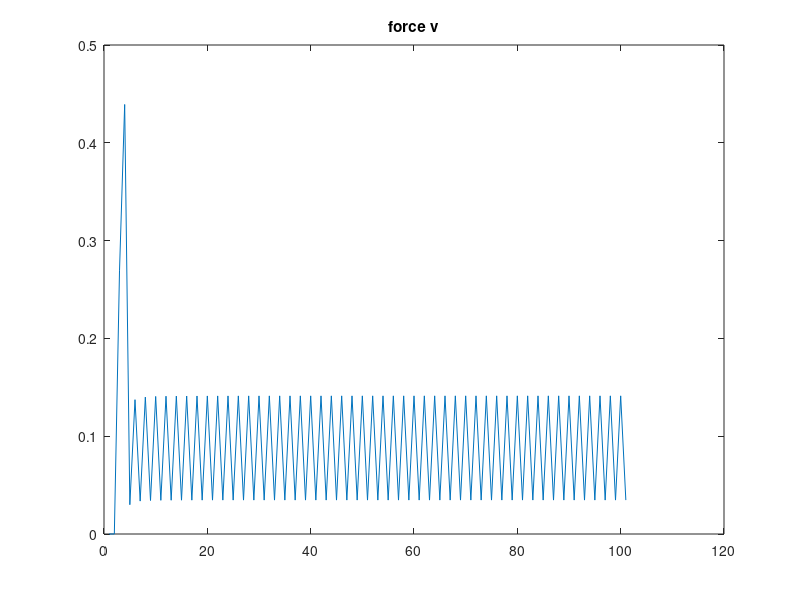
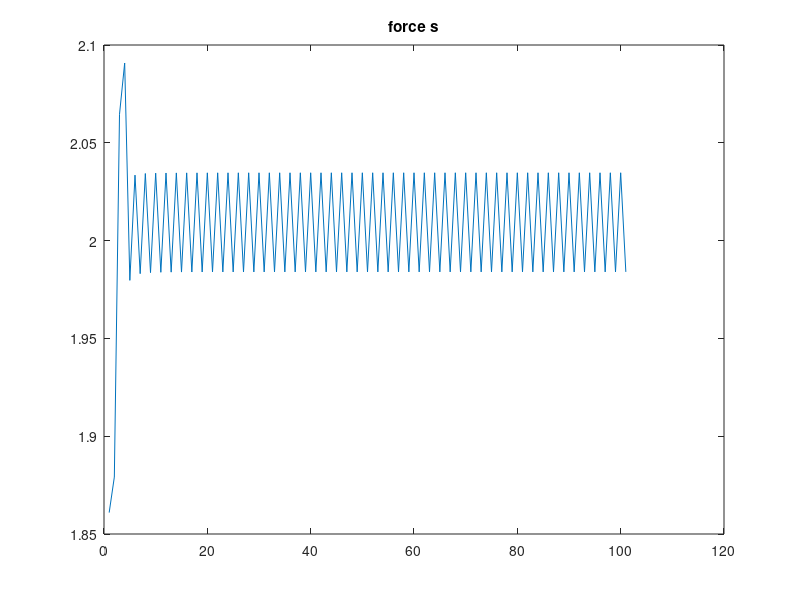
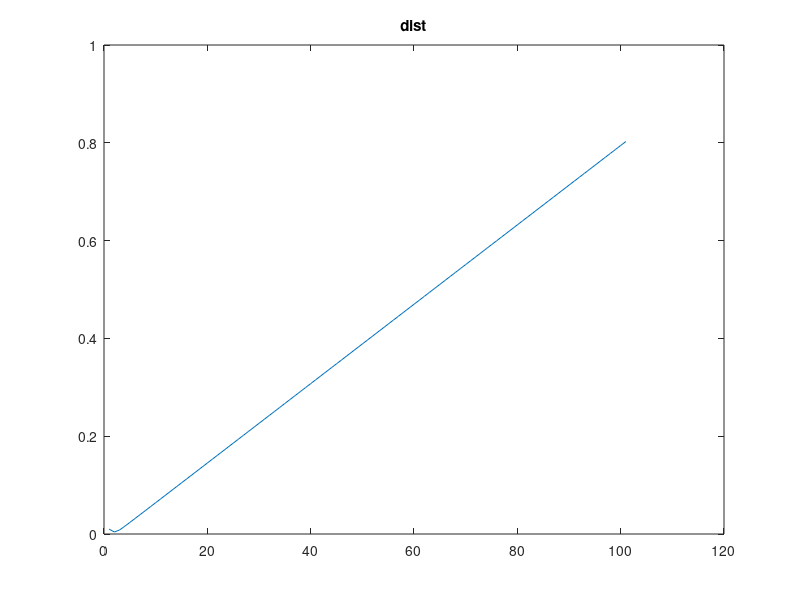
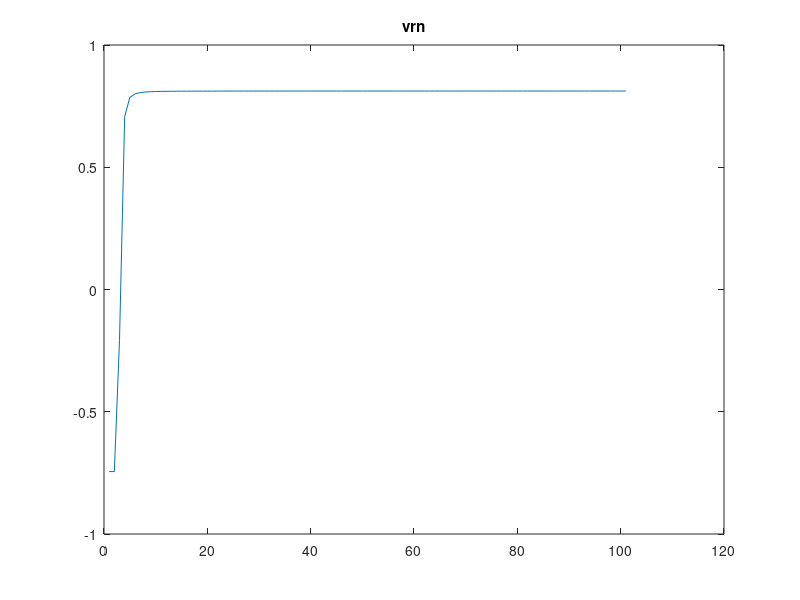

Write MATLAB code to recreate these figures, in order. (Note: this script raises an error after producing the figures.)
clear;close all
n_particles = 2;
t_max = 10;
dt = 0.01;
t_durn = 0:dt:1;

% params
R = 0.1;
m = 75;

% initial vals
x = zeros(n_particles,length(t_durn));
y = zeros(n_particles,length(t_durn));

vx = zeros(n_particles,length(t_durn));
vy = zeros(n_particles,length(t_durn));
vrn_vec = zeros(1,length(t_durn));

force_v_x = zeros(1,length(t_durn));
force_v_y = zeros(1,length(t_durn));

force_s_x = zeros(1,length(t_durn));
force_s_y = zeros(1,length(t_durn));

all_force_diff_param = [];

a_vec = [];
% intialise
x(1,1) = rand;
y(1,1) = rand;

target_distance = 0.05 * 2 * R;
theta = 2 * pi * rand();

x(2,1) = x(1,1) + target_distance * cos(theta);
y(2,1) = y(1,1) + target_distance * sin(theta);


while x(2,1) < 0 || x(2,1) > 1 || y(2,1) < 0 || y(2,1) > 1
    theta = 2 * pi * rand();
    x(2,1) = x(1,1) + target_distance * cos(theta);
    y(2,1) = y(1,1) + target_distance * sin(theta);
end

rand_v_in_x_dir = rand;
if x(1,1) < x(2,1)
    vx(1,1) = rand_v_in_x_dir;
    vx(2,1) = -rand_v_in_x_dir;
else
    vx(1,1) = -rand_v_in_x_dir;
    vx(2,1) = rand_v_in_x_dir;
end

rand_v_in_y_dir = rand;
if y(1,1) < y(2,1)
    vy(1,1) = rand_v_in_y_dir;
    vy(2,1) = -rand_v_in_y_dir;
else
    vy(1,1) = -rand_v_in_y_dir;
    vy(2,1) = rand_v_in_y_dir;
end


% diff_coef = 3.832e-29;
% atomic_vol = 1.18e-29;
diff_coef = 3.832e-13;
atomic_vol = 1.18e-13;
surface_energy = 1.72;
dihedral_angle = 146*(pi/180); % radians
density = 8920;
kT = 1.38e-23*1e3;

a = zeros(1,length(t_durn));
    t=2;

    a(t-1) = 0.03*R;
    a_vec = [a_vec a(t-1)];
    d = sqrt( (x(1,t-1) - x(2,t-1))^2  +  (y(1,t-1) - y(2,t-1))^2 );
    force_v = (pi*(a(t-1)^4))/(8*((diff_coef*atomic_vol)/(kT)));
    dx = ( x(1,t-1) - x(2,t-1) );
    dy = ( y(1,t-1) - y(2,t-1) );
    force_v_x(t-1) = force_v*(abs(dx)/d);
    force_v_y(t-1) = force_v*(abs(dy)/d);

    v1x = vx(1,t-1);
    v1y = vy(1,t-1);

    v2x = vx(2,t-1);
    v2y = vy(2,t-1);

    unit_vec = [-dx, -dy]./d;
    v1n = v1x*(unit_vec(1)) + v1y*(unit_vec(2));
    v2n = v2x*(unit_vec(1)) + v2y*((unit_vec(2)));
    vrn = -v1n + v2n;
    vrn_vec(t-1) = vrn;
    force_s = pi*(surface_energy)*(4*R*( 1 - 0.5*cos(dihedral_angle/2) ) + a(t-1)*sin(dihedral_angle/2) );
    force_s_x(t-1) = force_s*(abs(dx)/d);
    force_s_y(t-1) = force_s*(abs(dy)/d);
  
%   param_range = linspace(1,2,10);
  param_range = linspace(144*(pi/180),148*(pi/180),10);

  for param=param_range
      dihedral_angle = param;
      for t=2:length(t_durn)
          d = sqrt( (x(1,t-1) - x(2,t-1))^2  +  (y(1,t-1) - y(2,t-1))^2 );
          force_v = (pi*(a(t-1)^4))/(8*((diff_coef*atomic_vol)/(kT)));
          dx = ( x(1,t-1) - x(2,t-1) );
          dy = ( y(1,t-1) - y(2,t-1) );
          force_v_x(t) = force_v*(abs(dx)/d);
          force_v_y(t) = force_v*(abs(dy)/d);


          v1x = vx(1,t-1);
          v1y = vy(1,t-1);

          v2x = vx(2,t-1);
          v2y = vy(2,t-1);

          unit_vec = [-dx, -dy]./d;
          v1n = v1x*unit_vec(1) + v1y*unit_vec(2);
          v2n = v2x*unit_vec(1) + v2y*unit_vec(2);
          vrn = -v1n + v2n;
          vrn_vec(t) = vrn;
          force_s = pi*(surface_energy)*(4*R*( 1 - 0.5*cos(dihedral_angle/2) ) + a(t-1)*sin(dihedral_angle/2) );
          force_s_x(t) = force_s*(abs(dx)/d);
          force_s_y(t) = force_s*(abs(dy)/d);

          for n=1:n_particles
              vx(n,t) =  vx(n,t-1) +  (  (force_v_x(t) + force_s_x(t))/m   )*dt;
              vy(n,t) =  vy(n,t-1) + (  (force_v_y(t) + force_s_y(t))/m   )*dt;
          end

          for n=1:n_particles
              x(n,t) = x(n,t-1) + vx(n,t)*dt;
              y(n,t) = y(n,t-1) + vy(n,t)*dt;
          end
          %     if a(t-1)^2 -  2*R*vrn*dt < 0
          %         disp(['f=', num2str(a(t-1)^2),' ' ,num2str(2*R*vrn*dt)])
          %         disp(a(t-1)^2 -  2*R*vrn*dt)
          %     end
          a(t) = sqrt(abs(a(t-1)^2 -  2*R*vrn*dt));
          a_vec = [a_vec a(t)];
          %     if a(t-1)^2 -  2*R*vrn*dt < 0
          %         disp('return')
          %         return
          %     end
      end % t
      all_force_diff_param = [all_force_diff_param; sqrt((force_v_x + force_s_x).^2 + (force_v_y + force_s_y).^2)];
  end % param


%%
figure
    plot(sqrt(force_v_x.^2 + force_v_y.^2))
    title('force v')

figure
     plot(sqrt(force_s_x.^2 + force_s_y.^2))
    title('force s')

  %%
  figure
    plot( sqrt( (x(1,:)-x(2,:)).^2 + (y(1,:)-y(2,:)).^2 ) )
    title('dist')
    %%
    figure
        plot(vrn_vec)
        title('vrn')
        %%
figure
    plot(a_vec)
    title('neck radius')
    %%
  figure
    imagesc(all_force_diff_param)
    colorbar
    ylabel('Parameter Range');
yLabels = round(param_range,2);

% Update the Y-axis ticks and labels
ax = gca;
ax.YTick = 1:numel(yLabels);
ax.YTickLabel = yLabels;
xlabel('Time')
title('For different values of dihedral angle')
